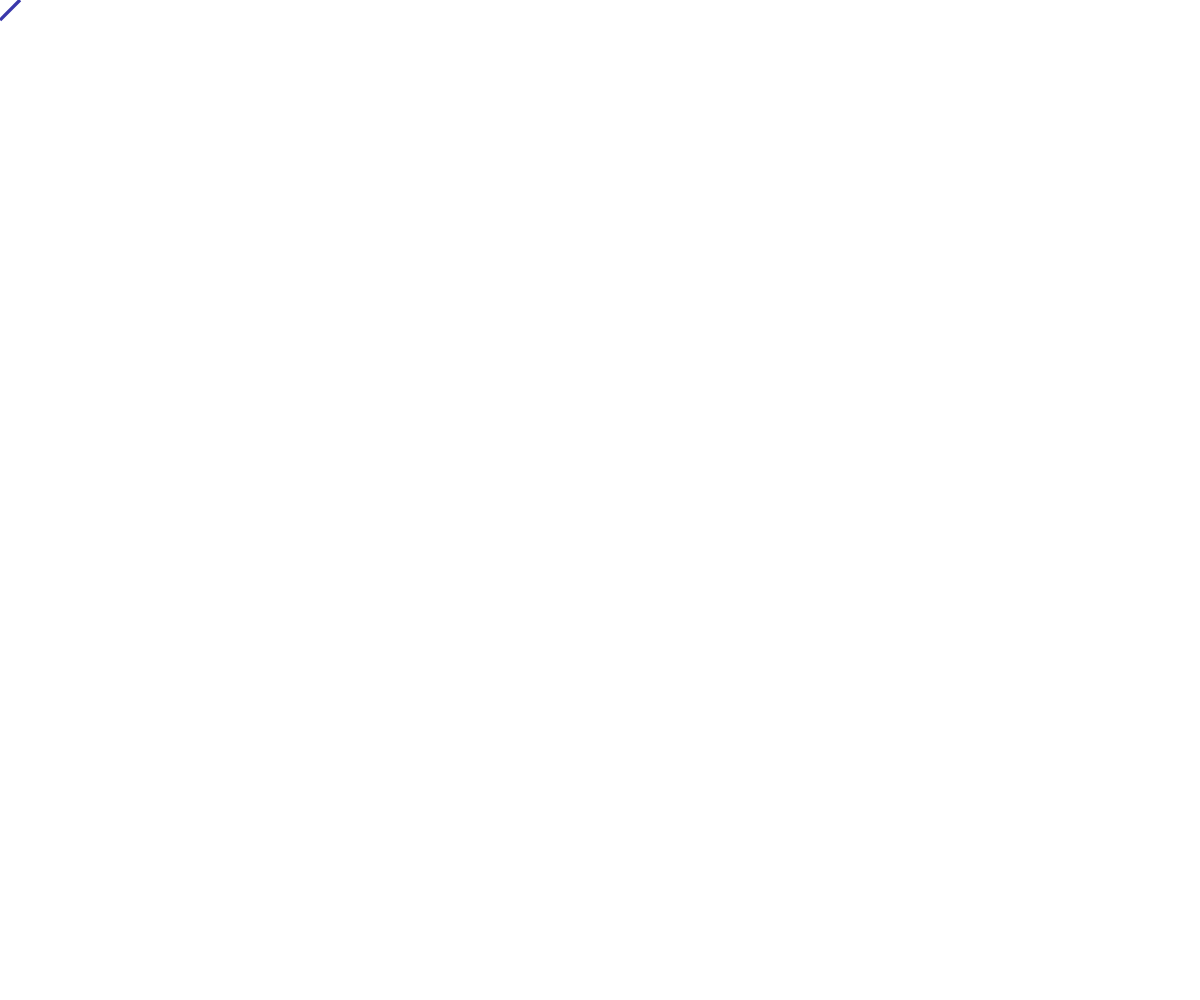
Frame 1 (no input)
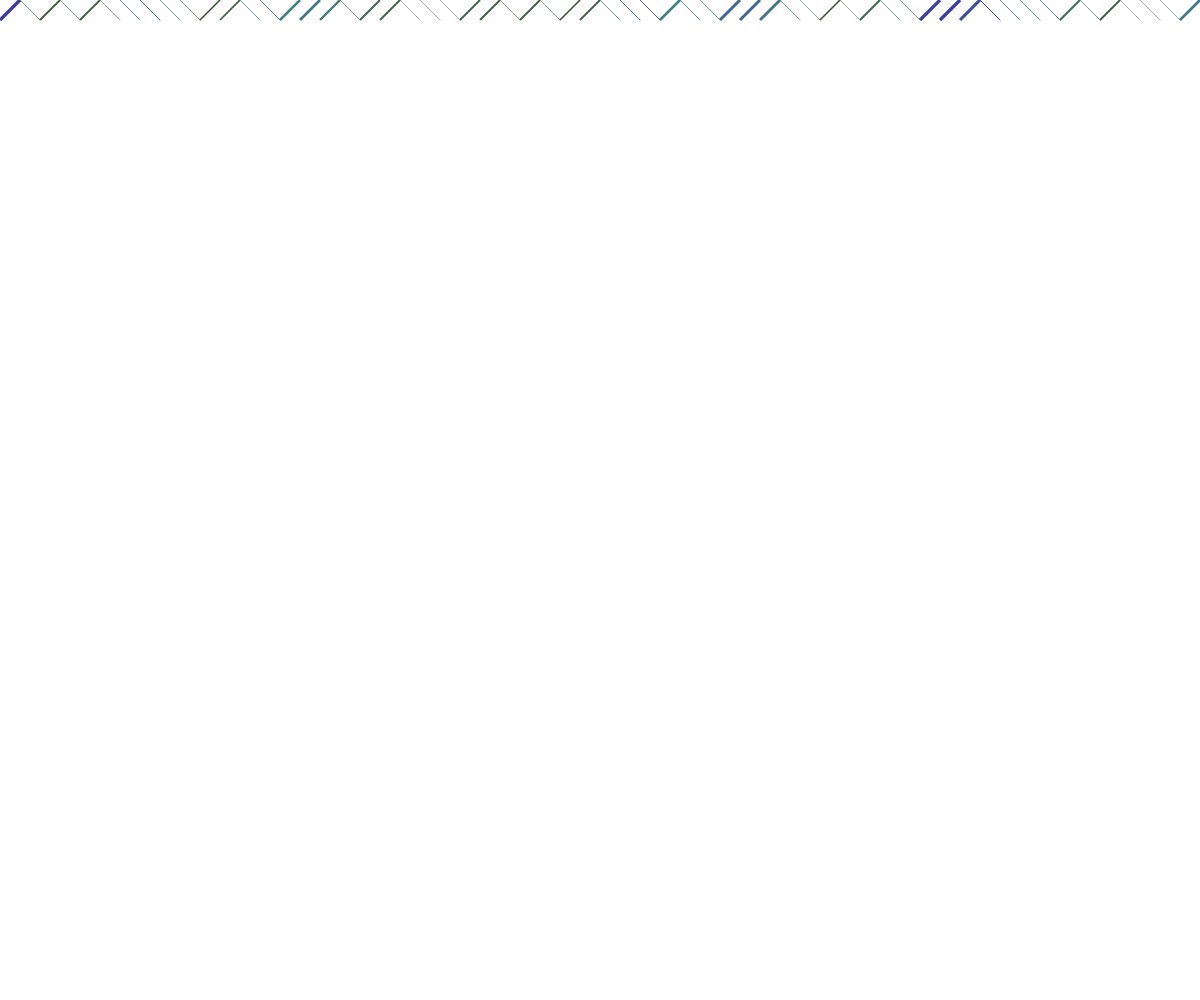
Frame 60 (no input)
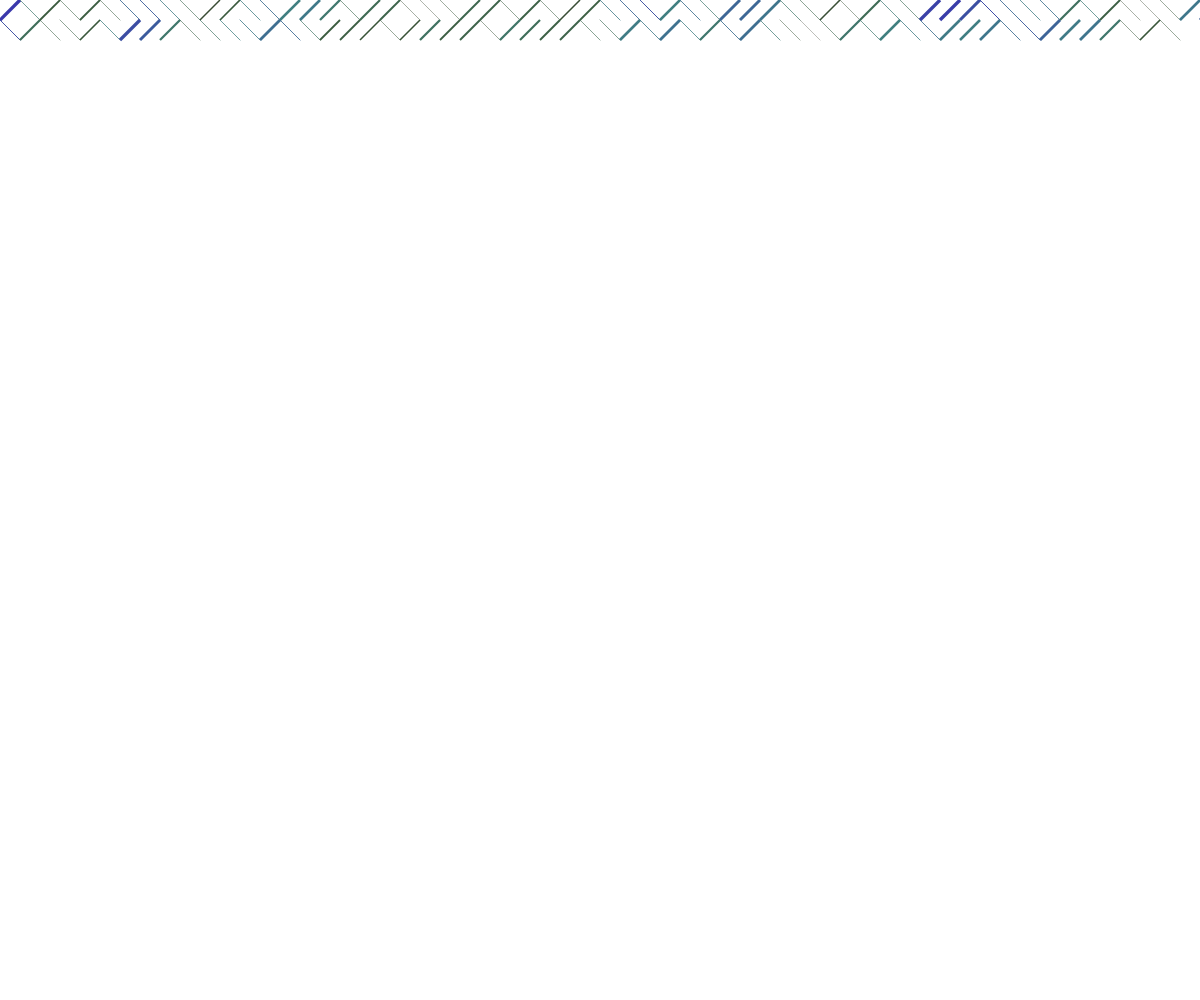
Frame 120 (the mouse pressed at the canvas centre since frame 60)

The p5.js sketch that drew these frames (run headless with seeded random() and noise() and a simulated clock; from frame 60 on, the mouse is pressed at the canvas centre):

// p5.js sketch
// ── sketch.js
//         ___       ___  ___     
//        |\  \     |\  \|\  \    
//        \ \  \    \ \  \\\  \   
//         \ \  \    \ \  \\\  \  
//          \ \  \____\ \  \\\  \ 
//           \ \_______\ \_______\
//            \|_______|\|_______|
                                  
// -
//
// Variazione 10PRINT by Lucilla Cesaroni 
// 2021 Lucilla @LucillaCesaroni, Daniele @Fupete and the course DS-2021 at DESIGN.unirsm 
// github.com/ds-2021-unirsm - github.com/fupete - github.com/LucillaCesaroni 
// Educational purposes, MIT License, 2021, San Marino
//
// —

let w, h;
let x = 0;
let y = 0;
let size = 20; // grandezza 
var noisex = 0;
var noisey = 0;
var destraSinistra; // sceglie se obliq a dx o sx

function setup() {
    createCanvas(w = windowWidth, h = windowHeight);
    background(255);
    colorMode(HSB);
}

function draw() {
    destraSinistra = random(1); // barra a destra o sinistra?

    // scelta se obliqua a dx o sx
    if (destraSinistra < 0.5) {
        strokeCap(PROJECT); // estremità estese
        strokeWeight(noise(noisex, noisey) * 1.5); // leggermente piu sottile
        stroke(noise(noisex, noisey) * 360, noise(noisex, noisey) * 100, noise(noisex, noisey) * 100); // tutti i valori (tonalita, saturazione, luminosità) dipendono dal noise
        line(x, y, x + size, y + size); // piccolo
    } else if (destraSinistra > 0.5) {
        strokeCap(SQUARE);
        strokeWeight(noise(noisex, noisey) * 5); // leggermente piu spesso
        stroke(noise(noisex, noisey) * 360, noise(noisex, noisey) * 100, noise(noisex, noisey) * 100);
        line(x, y + size, x + size, y); // grande
    }

    x += size; // scorro a dx la prossima barretta
    noisex += 0.3; // più alto, più la variazione si vede

    // andare a capo
    if (x > w) {
        x = 0;
        y += size;
        noisex = 0;
        noisey += 0.3;
    }
}
